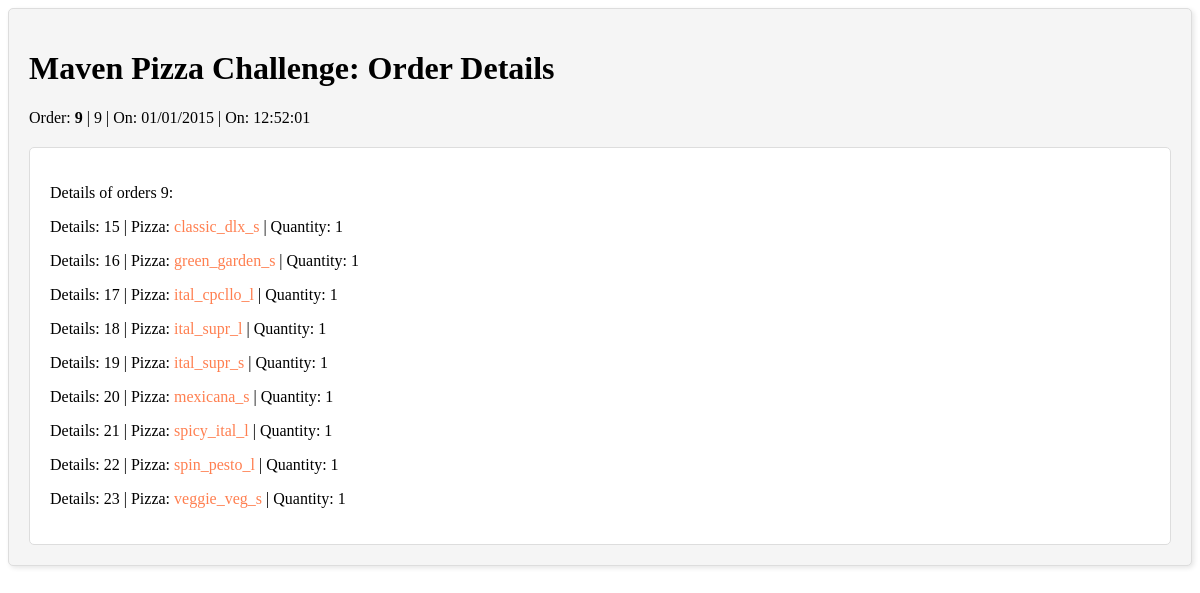
/order_details/9, run on the app's committed database.
### tables this page shows
CREATE TABLE orders (id INTEGER PRIMARY KEY AUTOINCREMENT, OrderID INTEGER, Date TEXT, Time TEXT);

CREATE TABLE order_details(id INTEGER PRIMARY KEY AUTOINCREMENT, OrderDetailsID INTEGER, OrderID INTEGER, PizzaID TEXT, Quantity INTEGER, FOREIGN KEY(OrderID) REFERENCES orders(id));

### MavenPizza.py (the view)
@app.route('/order_details/<id>')
def order_details(id):
    db = get_db()
    try:
        cur = db.execute("select * from orders WHERE id=?", (id,))
        order = cur.fetchall()
        cur = db.execute("select * from order_details WHERE OrderID=?", (id,))
        rows = cur.fetchall()
        return render_template('order_details.html', order=order, rows = rows)
    except sqlite3.Error as e:
        print(f"Error executing database query: {e}")
        return render_template('error.html')

### MavenPizza.py (called while the page is built)
def connect_db():
    try:
        conn = sqlite3.connect(db_name, detect_types=sqlite3.PARSE_DECLTYPES | sqlite3.PARSE_COLNAMES)
        conn.row_factory = sqlite3.Row
        return conn
    except sqlite3.Error as e:
        print(f"Error connecting to database: {e}")
        return None

def get_db():
    if not hasattr(g, 'sqlite_db'):
        g.sqlite_db = connect_db()
    return g.sqlite_db

### templates/order_details.html (shortened to what this page needs)
<html>
<head>
</head>
<body>
  <div class="order-box">
    <h1>Maven Pizza Challenge: Order Details</h1>
    <p>Order:
      <b>{{order[0]["id"]}}</b> |
      {{order[0]["OrderID"]}} |
      On: {{ order[0]["Date"]}} |
      On: {{ order[0]["Time"]}}
    </p>
    <div class="details-box">
      <p>Details of orders {{order[0]["OrderID"]}}:</p>
      {% for row in rows %}
        <p>
          Details: {{row["id"]}} |
          Pizza: <a href={{ url_for('pizzas', id= row['PizzaID']) }} class="pizza-link">{{ row["PizzaID"] }}</a> |
          Quantity: {{ row["Quantity"] }}
        </p>
      {% endfor %}
    </div>
  </div>
</body>
</html>

### templates/order_details.html (style rules this page uses)
.order-box { background-color: #f5f5f5; padding: 20px; border: 1px solid #ddd; border-radius: 5px; box-shadow: 2px 2px 5px rgba(0,0,0,0.1); }
.details-box { background-color: #fff; padding: 20px; border: 1px solid #ddd; border-radius: 5px; margin-top: 20px; }
.pizza-link { color: #ff7f50; text-decoration: none; }

### data on the page
orders: id "9", OrderID "9", Date "01/01/2015", Time "12:52:01"
order_details: id "15", PizzaID "classic_dlx_s", Quantity "1"
order_details: id "16", PizzaID "green_garden_s", Quantity "1"
order_details: id "17", PizzaID "ital_cpcllo_l", Quantity "1"
order_details: id "18", PizzaID "ital_supr_l", Quantity "1"
order_details: id "19", PizzaID "ital_supr_s", Quantity "1"
order_details: id "20", PizzaID "mexicana_s", Quantity "1"
order_details: id "21", PizzaID "spicy_ital_l", Quantity "1"
order_details: id "22", PizzaID "spin_pesto_l", Quantity "1"
order_details: id "23", PizzaID "veggie_veg_s", Quantity "1"
